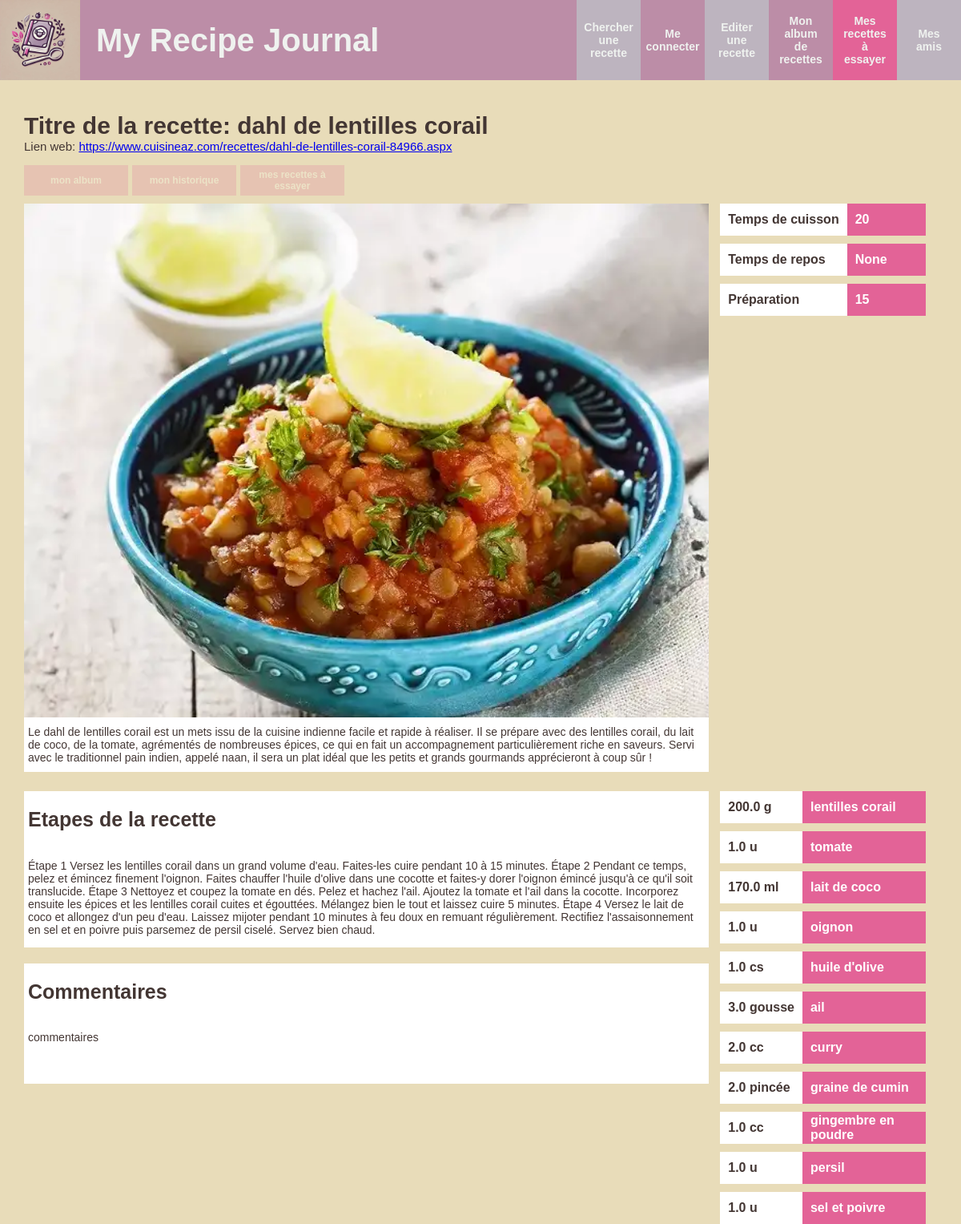
The app's page /show-recipe?recipeId=4 with its own data.
### recipe_journal/models.py (models this page shows, shortened)
class Recipe(models.Model):
    CATEGORY_CHOICES = [
        ("entrée", "entrée"),
        ("plat", "plat principal"),
        ("dessert", "dessert"),
    ]
    title = models.CharField(max_length=100)
    category = models.CharField(max_length=20, choices=CATEGORY_CHOICES)
    source = models.CharField(max_length=100, null=True, blank=True)
    url_link = models.CharField(max_length=100, null=True, blank=True)
    short_description = models.TextField(null=True, blank=True)
    content = models.TextField(null=True, blank=True)
    recipe_ingredient = models.ManyToManyField('RecipeIngredient', blank=True)
    cooking_time = models.IntegerField(null=True, blank=True)
    cooking_preparation = models.IntegerField(null=True, blank=True)
    resting_time = models.IntegerField(null=True, blank=True)
    tags = models.ManyToManyField('Tag', blank=True)
    edition_date = models.DateField(default=date.today)
    image = models.ImageField(upload_to="recipe_images/", null=True, blank=True)

class RecipeIngredient(models.Model):
    ingredient = models.ForeignKey('Ingredient', on_delete=models.CASCADE)
    quantity = models.FloatField()
    unit = models.CharField(max_length=30)

class Ingredient(models.Model):
    name = models.CharField(max_length=100)

### recipe_journal/views/web.py (the view)
# urls.py: path("show-recipe", show_recipe),
def show_recipe(request):
    logged_user = ut.get_logged_user(request)
    if request.method == "GET" and "recipeId" in request.GET:
        recipe_id = request.GET["recipeId"]
        result = Recipe.objects.filter(id = recipe_id)
        if len(result) == 1:
            recipe = Recipe.objects.get(id = recipe_id)
            context = {
                "logged_user": logged_user,
                "recipe": recipe,
                "MEDIA_URL": settings.MEDIA_URL,
            }
            return render(request, "show_recipe.html", context)
    return render(request, "welcome.html", {"logged_user": logged_user, })

### recipe_journal/utils/utils.py (called while the page is built)
def get_logged_user(request):
    if "logged_user_id" in request.session:
        logged_user_id = request.session["logged_user_id"]
        return Member.objects.get(id=logged_user_id)
    else:
        return None

### templates/show_recipe.html (shortened to what this page needs)
{% extends "base.html" %}
{% load static %}
{% block head %}
<link rel="stylesheet" type="text/css" href="{% static 'css/style_base.css' %}" />
<link rel="stylesheet" type="text/css" href="{% static 'css/style_show_recipe.css' %}" />
{% endblock %}
{% block bodyId %}recipePage{% endblock %}
{% block content %}
<div class="section-title">
    <h1>Titre de la recette: {{ recipe.title }}</h1>
    <p>Lien web: <a href={{ recipe.url_link }}>{{ recipe.url_link }}</a></p>
    <div id="collection-buttons" current-recipe-id="{{ recipe.id }}">
        <div class="dropdown"  model-name="RecipeAlbumEntry">
            <button class="collection-button" id="album-button" type="button">mon album</button>
        </div>
        <div class="dropdown" model-name="RecipeHistoryEntry">
            <button class="collection-button" id="history-button" type="button">mon historique</button>
        </div>
        <div class="dropdown" model-name="RecipeToTryEntry">
            <button class="collection-button" id="recipe-to-try-button" type="button">mes recettes à essayer</button>
        </div>
    </div>
</div>
<div id="recipe-overview">
    <div id="section-intro">
        <div class="img-placeholder"><img class="recipe-img" src="{{ MEDIA_URL }}{{ recipe.image }}" alt="{{ recipe.title }}"></div>
        <p id="recipe-description">{{ recipe.short_description }}</p>
    </div>
    <div class="side-bar">
        <dl>
            <dt>Temps de cuisson</dt>
            <dd>{{ recipe.cooking_time }}</dd>
            <dt>Temps de repos</dt>
            <dd>{{ recipe.resting_time }}</dd>
            <dt>Préparation</dt>
            <dd>{{ recipe.cooking_preparation }}</dd>
        </dl>
    </div>
</div>
<div id="recipe-content">
    <div id="main-content">
        <div class="text-placeholder">
            <h2>Etapes de la recette</h2>
            <p>{{ recipe.content }}</p>
        </div>
        <div class="text-placeholder">
            <h2>Commentaires</h2>
            <p>commentaires</p>
        </div>
    </div>
    <div class="side-bar">
        <dl>
        {% for recipe_ingredient in recipe.recipe_ingredient.all %}
            <dt>{{ recipe_ingredient.quantity }} {{ recipe_ingredient.unit }} </dt>
            <dd>{{ recipe_ingredient.ingredient.name }}</dd>
        {% endfor %}
        </dl>
    </div>
</div>
{% endblock %}

### static/css/style_base.css (style rules this page uses)
:root { --couleur-primaire: #BC8DA7; --couleur-secondaire: #BDB4BF; --couleur-tertiaire: #D9D9D9; --couleur-texte-secondaire: #EFF2EF; --couleur-texte-principale: #433633; --couleur-accent: #E36397; --couleur-fond: #E8DCB9; }
body { display: flex; flex-direction: column; justify-content: flex-start; align-items: center; color: var(--couleur-texte-principale); width: 100%; min-height: 100vh; margin: 0px; font-family: 'Arial', sans-serif; font-size: 14px; background-color: var(--couleur-fond); }
main h1 { font-size: 30px; }
main h2 { font-size: 25px; }
.dropdown { position: relative; display: flex; }
.section-title { text-align: center; margin: 20px 0px 40px 0px; }

### static/css/style_show_recipe.css (style rules this page uses)
#recipePage .section-title { display: flex; flex-direction: column; align-items: flex-start; width: 95%; box-sizing: border-box; margin-bottom: 0; text-align: left; }
#recipePage .section-title h1 { margin-bottom: 0; }
#recipePage .section-title p { margin-top: 0; font-size: 15px; }
#recipe-overview { display: flex; justify-content: flex-start; align-items: flex-start; width: 95%; }
#section-intro { display: flex; flex-direction: column; justify-content: flex-start; align-items: flex-start; width: 75%; box-sizing: border-box; }
.img-placeholder { display: flex; align-items: center; justify-content: center; width: 100%; min-height: 200px; background-color: var(--couleur-tertiaire); }
.recipe-img { width: 100%; height: auto; }
.side-bar { display: flex; flex-direction: column; justify-content: flex-start; align-items: center; box-sizing: border-box; width: 25%; }
#recipe-description { width: 100%; box-sizing: border-box; margin-top: 0; padding: 10px 5px; background-color: #FFFFFF; }
#recipe-content { display: flex; align-items: flex-start; justify-content: flex-start; box-sizing: border-box; width: 95%; padding-top: 10px; }
#main-content { display: flex; flex-direction: column; align-items: flex-start; justify-content: flex-start; width: 75%; gap: 20px; }
.text-placeholder { display: flex; flex-direction: column; align-items: flex-start; justify-content: flex-start; box-sizing: border-box; min-height: 150px; width: 100%; padding-left: 5px; background-color: #FFFFFF; }
dl { display: grid; grid-template-columns: auto 1fr; box-sizing: border-box; width: 90%; margin: 0; grid-row-gap: 10px; font-size: 16px; font-weight: bold; }
dd, dt { display: flex; align-items: center; justify-content: flex-start; box-sizing: border-box; padding: 10px; height: 40px; }
dt { background-color: #FFFFFF; }
dd { margin: 0; color: #FFFFFF; background-color: var(--couleur-accent); }
button { opacity: 0.2; border: none; padding: 5px 10px; width: 130px; background-color: var(--couleur-accent); color: #FFFFFF; font-size: 12px; font-weight: bold; transition: all 0.1s ease; cursor: pointer; }
#collection-buttons { display: flex; width: 100%; margin-bottom: 10px; gap: 5px; }

### records on screen
Recipe: title "dahl de lentilles corail", url_link "https://www.cuisineaz.com/recettes/dahl-de-lentilles-corail-84966.aspx", image (picture), short_description "Le dahl de lentilles corail est un mets issu de la cuisine indienne facile et rapide à réaliser. Il se prépare avec des lentilles corail, du lait de coco, de la tomate, agrémentés de nombreuses épices, ce qui en fait un accompagnement particulièrement riche en saveurs. Servi avec le traditionnel pain indien, appelé naan, il sera un plat idéal que les petits et grands gourmands apprécieront à coup sûr !", cooking_time "20", resting_time "None", cooking_preparation "15", content "Étape 1 Versez les lentilles corail dans un grand volume d'eau. Faites-les cuire pendant 10 à 15 minutes. Étape 2 Pendant ce temps, pelez et émincez finement l'oignon. Faites chauffer l'huile d'olive dans une cocotte et faites-y dorer l'oignon émincé jusqu'à ce qu'il soit translucide. Étape 3 Nettoyez et coupez la tomate en dés. Pelez et hachez l'ail. Ajoutez la tomate et l'ail dans la cocotte. Incorporez ensuite les épices et les lentilles corail cuites et égouttées. Mélangez bien le tout et laissez cuire 5 minutes. Étape 4 Versez le lait de coco et allongez d'un peu d'eau. Laissez mijoter pendant 10 minutes à feu doux en remuant régulièrement. Rectifiez l'assaisonnement en sel et en…"
RecipeIngredient: quantity "200.0", unit "g", ingredient.name "lentilles corail"
RecipeIngredient: quantity "1.0", unit "u", ingredient.name "tomate"
RecipeIngredient: quantity "170.0", unit "ml", ingredient.name "lait de coco"
RecipeIngredient: quantity "1.0", unit "u", ingredient.name "oignon"
RecipeIngredient: quantity "1.0", unit "cs", ingredient.name "huile d'olive"
RecipeIngredient: quantity "3.0", unit "gousse", ingredient.name "ail"
RecipeIngredient: quantity "2.0", unit "cc", ingredient.name "curry"
RecipeIngredient: quantity "2.0", unit "pincée", ingredient.name "graine de cumin"
RecipeIngredient: quantity "1.0", unit "cc", ingredient.name "gingembre en poudre"
RecipeIngredient: quantity "1.0", unit "u", ingredient.name "persil"
RecipeIngredient: quantity "1.0", unit "u", ingredient.name "sel et poivre"
